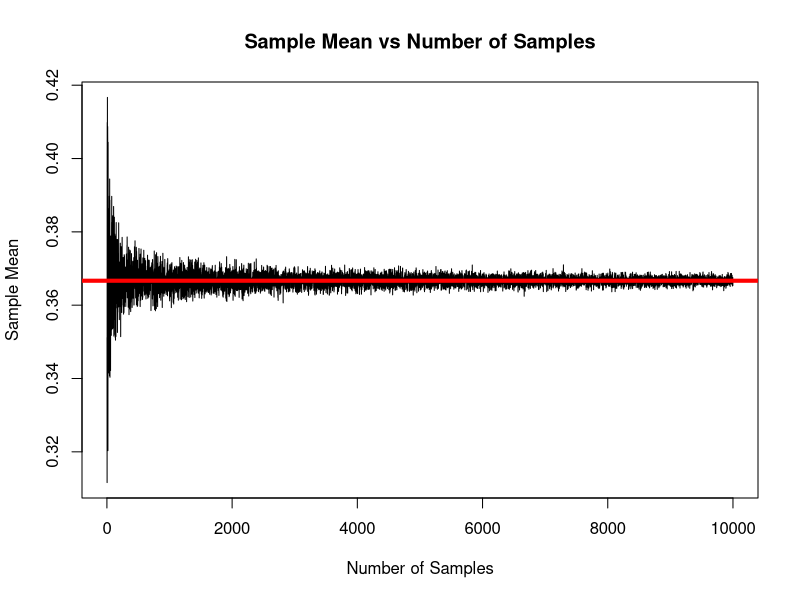
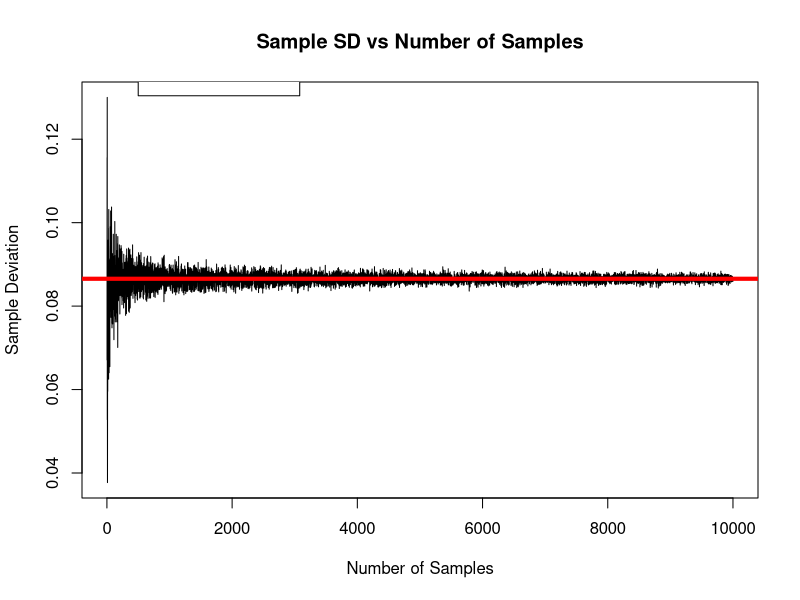
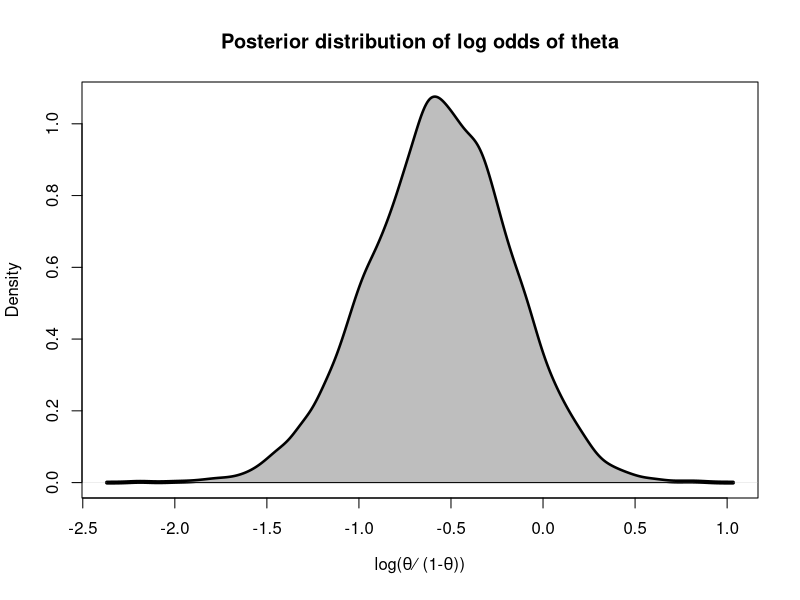
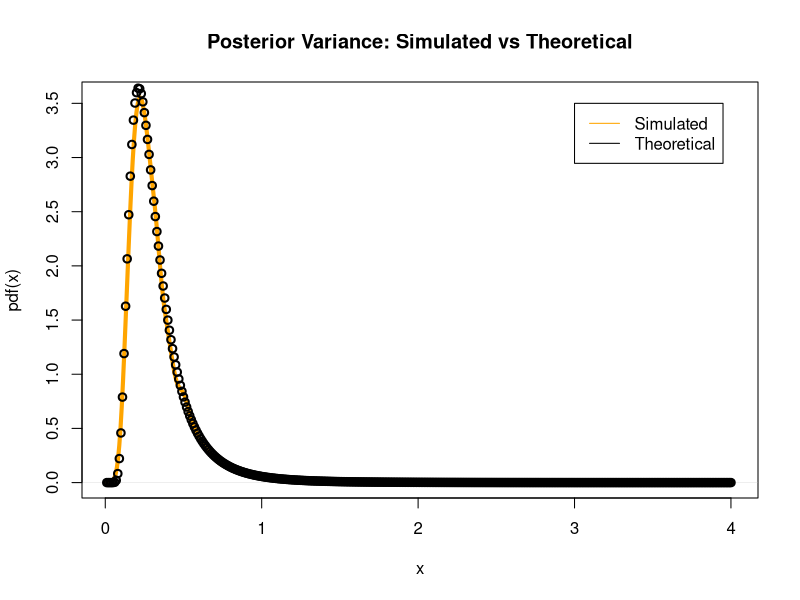
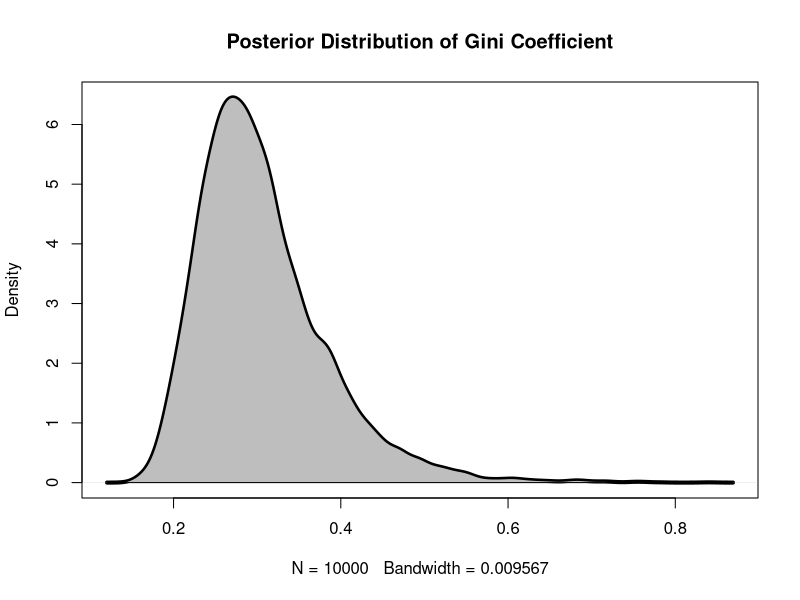
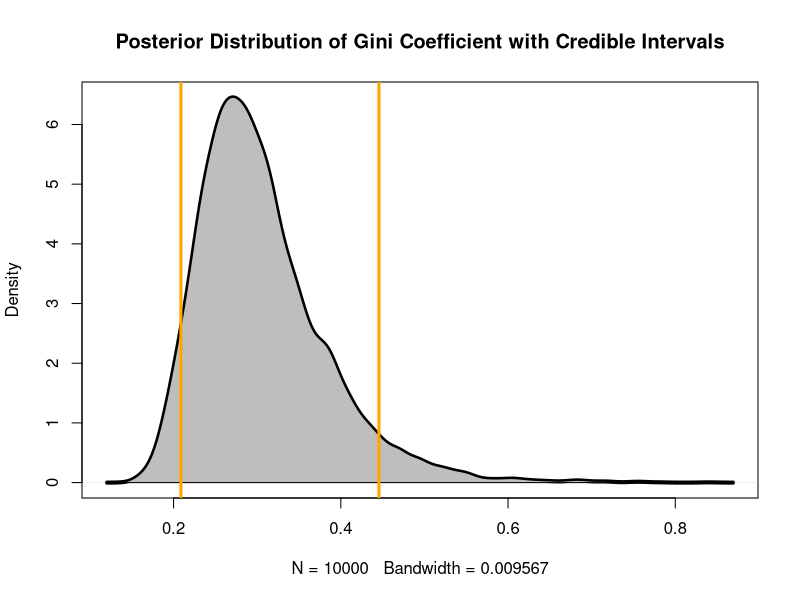
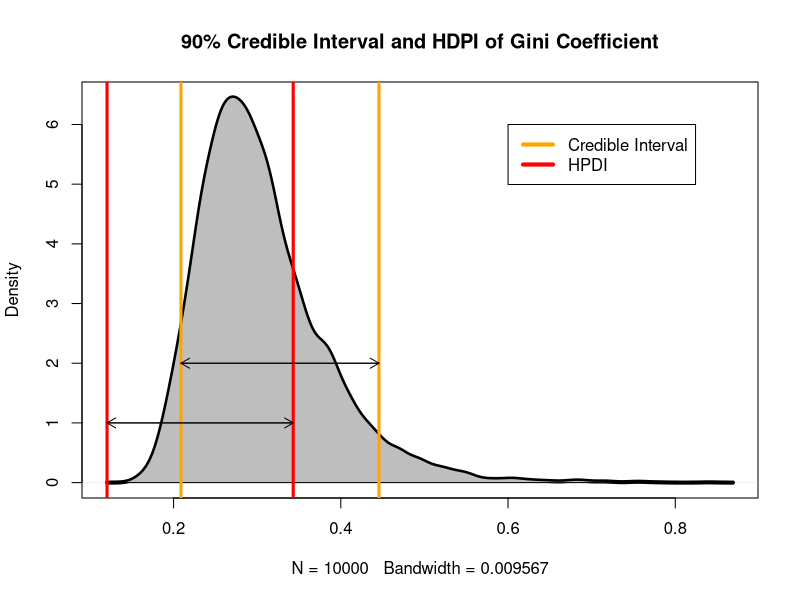
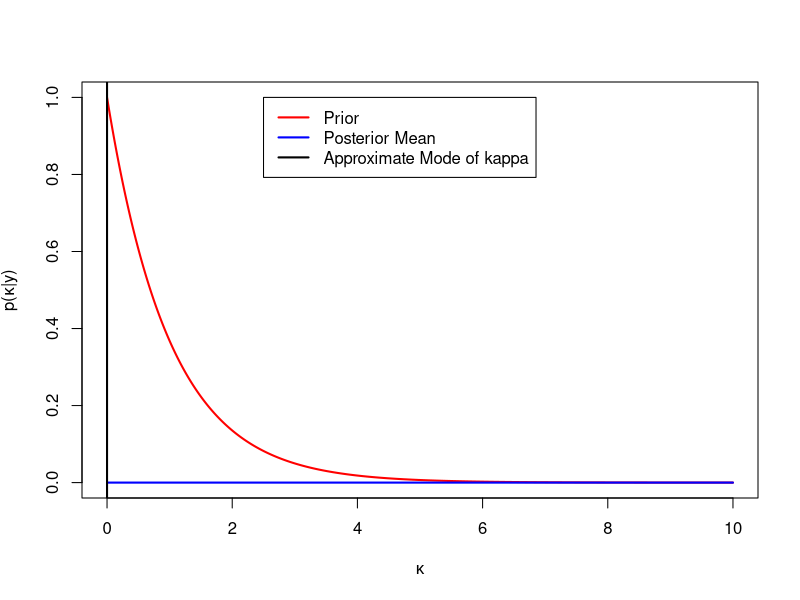

Here is the R script that generated these plots, in order:
## ---- chunk 1
knitr::opts_chunk$set(echo = TRUE)
knitr::opts_chunk$set(message = FALSE)
knitr::opts_chunk$set(warning = FALSE)
## ---- chunk 2
# Data distribution parameters
n <- 24
s <- 8
f <- n-s
# Prior distribution parameters
alpha_0 <- 3
beta_0 <- 3
## ---- chunk 3

alpha_n <- alpha_0 + s
beta_n <- beta_0 + f

posterior_mean <- alpha_n/(alpha_n + beta_n)
posterior_variance <- (alpha_n * beta_n)/((alpha_n + beta_n)^2 * 
                                            (alpha_n + beta_n + 1))
posterior_sd <- sqrt(posterior_variance)

posteriorDrawParams <- function(num_draws,alpha_n,beta_n){
  #set.seed(1234)
  theta_n <- rbeta(num_draws, shape1 = alpha_n, shape2 = beta_n)
  sample_mean <- mean(theta_n)
  sample_sd <- sd(theta_n)
  return(c(sample_mean,sample_sd))
}
## ---- chunk 4
num_samples <- 1
mu_vector <- c()
sample_mu <- 0.3
sample_dev <- 1
#plot(num_samples,sample_mu)

#while(abs(posterior_mean - sample_mu) > 1e-7){
while(num_samples < 10000){
  num_samples <- num_samples + 1
  sample_mu <- posteriorDrawParams(num_samples,alpha_n,beta_n)[1]
  mu_vector <- c(mu_vector,sample_mu)
}
plot(c(2:num_samples),mu_vector,'l',
     xlab = 'Number of Samples',ylab = 'Sample Mean',
     main = 'Sample Mean vs Number of Samples')
legend(6000,0.30,legend = c('Posterior Mean'),col = c('red'),lty=1)
abline(h = posterior_mean,lwd=4,col = 'red')
## ---- chunk 5
num_samples <- 1
sd_vector <- c()
sample_dev <- 1

while(num_samples < 10000){
  num_samples <- num_samples + 1
  sample_dev <- posteriorDrawParams(num_samples,alpha_n,beta_n)[2]
  sd_vector <- c(sd_vector,sample_dev)
}
plot(c(2:num_samples),sd_vector,'l',
     xlab = 'Number of Samples',ylab = 'Sample Deviation',
     main = 'Sample SD vs Number of Samples')
legend(500,0.14,legend = c('Posterior SD'),col = c('red'),lty=1)
abline(h = posterior_sd,lwd=4,col = 'red')


## ---- chunk 6
posteriorDraw <- function(num_draws,alpha_n,beta_n){
  set.seed(1234)
  theta_n <- rbeta(num_draws, shape1 = alpha_n, shape2 = beta_n)
  sample_mean <- mean(theta_n)
  sample_sd <- sd(theta_n)
  return(theta_n)
}
## ---- chunk 7
# P(theta > 0.4|y) from sampled data
simulated_data <- posteriorDraw(num_draws = 10000,alpha_n,beta_n)
posterior_prob <- length(simulated_data[simulated_data > 0.4])/length(simulated_data)
print(posterior_prob)

# Actual value of P(theta > 0.4|y)
x <- 0.4
actual_prob <- pbeta(x,alpha_n,beta_n,lower.tail = FALSE)
print(actual_prob)
## ---- chunk 8
theta_post <- posteriorDraw(num_draws = 10000,alpha_n,beta_n)
phi <- log(theta_post) - log(1 - theta_post)
plot(density(phi),lwd=4,
     main = 'Posterior distribution of log odds of theta',
     xlab = expression(paste('log(',theta, '⁄ (1-',theta,'))')))
polygon(density(phi),col = 'grey')
## ---- chunk 9
y <- c(38, 20, 49, 58, 31, 70, 18, 56, 25, 78)
mu <- 3.8
n <- 10
tau_sq <- sum((log(y)-mu)^2)/n

rinvchisquare <- function(num_draws, n, tau_sq){
  set.seed(1234)
  x <- rchisq(num_draws,df = n-1)
  x_inv <- ((n-1)*tau_sq)/x
  return(x_inv)
}

# Scaled Inverse chi square distribution
pdfinvchisquare <- function(x,n,tau_sq){
  res <- (((tau_sq*(n-1))/2)^(n-1)/2 * exp(-(tau_sq*(n-1))/(2*x)))/((x^(1+(n-1)/2)) * gamma((n-1)/2))
  return(res)
}
## ---- chunk 10
post_sample <- rinvchisquare(10000, n, tau_sq)
plot(density(post_sample),
     col = 'orange',lwd=4,
     main = 'Posterior Variance: Simulated vs Theoretical',
     xlab = 'x', ylab = 'pdf(x)')

x <- seq(0,4,by=0.01)
org_val <- mapply(pdfinvchisquare,x,rep(n,length(x)),rep(tau_sq,length(x)))
points(x,org_val,col = 'black',lwd = 2)
legend(3, 3.5,
       legend = c('Simulated','Theoretical'),
       col = c('orange','black'),
       lty=c(1,1))
## ---- chunk 11
phi <- pnorm(sqrt(post_sample/2), mean = 0, sd = 1, lower.tail = TRUE, log.p = FALSE)
gini_coeff <- 2*phi -  1
plot(density(gini_coeff),lwd = 4,
     main = 'Posterior Distribution of Gini Coefficient')
polygon(density(gini_coeff),col = 'grey')
## ---- chunk 12
# Credible Interval
CI <- c(0.05,0.95)
lower_interval <- quantile(gini_coeff,CI[1])
upper_interval <- quantile(gini_coeff, CI[2])

plot(density(gini_coeff),lwd = 4,
     main = 'Posterior Distribution of Gini Coefficient with Credible Intervals')
polygon(density(gini_coeff),col = 'grey')
abline(v = lower_interval,col = 'orange', lwd = 3)
abline(v = upper_interval,col = 'orange', lwd = 3)
legend(0.6, 30,
       legend = c('Credible Interval'),
       col = c('Orange'),
       lty=c(1,1))
## ---- chunk 13
kernel_gini_coeff <- density(gini_coeff)

# Highest Posterior Density Interval (HDPI)

sorted_kgc <- sort(kernel_gini_coeff$y, decreasing = TRUE)
cumm_kgc <- cumsum(sorted_kgc)
hpd <- cumm_kgc[length(cumm_kgc)]*0.9
hpdi <- range(kernel_gini_coeff$x[which(cumm_kgc<hpd)])

plot(density(gini_coeff),lwd = 4,
     main = '90% Credible Interval and HDPI of Gini Coefficient')
polygon(density(gini_coeff),col = 'grey')
abline(v = lower_interval,col = 'orange', lwd = 3)
abline(v = upper_interval,col = 'orange', lwd = 3)
abline(v = hpdi[1],col = 'red',lwd = 3)
abline(v = hpdi[2],col = 'red',lwd = 3)
arrows(lower_interval,2,upper_interval,2,length = 0.1,col = 'black')
arrows(upper_interval,2,lower_interval,2,length = 0.1,col = 'black')
arrows(hpdi[1],1,hpdi[2],1,length = 0.1,col = 'black')
arrows(hpdi[2],1,hpdi[1],1,length = 0.1,col = 'black')

legend(0.6, 6,
       legend = c('Credible Interval','HPDI'),
       col = c('Orange','Red'),
       lty=c(1,1),lwd = 4)
## ---- chunk 14
likelihood <- function(y, mu, kappa){
  return_val <- exp(kappa * sum(cos(y - mu))) / ((2*pi*besselI(kappa,nu=0))^10)
  return(return_val)
}

prior_kap <- function(kapa,lambda = 1){
  return_val <- lambda*exp(-1*lambda*kapa)
  return(return_val)
}

posterior_kap <- function(y, mu, kappa){
  return_val <- likelihood(y, mu, kappa) * prior_kap(kappa)
  return(return_val)
}
## ---- chunk 15
y <- c(-2.44, 2.14, 2.54, 1.83, 2.02, 2.33, -2.79, 2.23, 2.07, 2.02)
mu <- 2.39
kap <- seq(from = 0, to = 10, by = 0.01)
#posterior_kappa <- rep(0,length(kap))
#for(k in 1:length(kap)){
#  posterior_kappa[k] <- (posterior_kap(y,mu,kap[k]))
#}
posterior_kappa <- (posterior_kap(y, mu, kappa = kap))
plot(kap,prior_kap(kap),'l',
     xlab = expression(paste(kappa)),
     ylab = expression(paste('p(',kappa,'|y)')),col = 'red',lwd = 2)
lines(kap,posterior_kappa, col = 'blue','l',lwd = 2)
abline(v = max(posterior_kappa),lwd = 2)

legend(2.5, 1,
       legend = c('Prior', 'Posterior Mean', 'Approximate Mode of kappa'),
       col = c('Red','Blue','Black'),
       lty=c(1,1),lwd = c(2,2,2))
## ---- chunk 16

